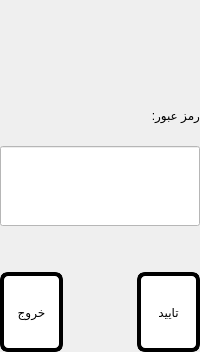
     <widget class="QWidget" name="tabOperatorLogin">
      <attribute name="title">
       <string>Page</string>
      </attribute>
      <layout class="QGridLayout" name="gridLayout_4">
       <property name="leftMargin">
        <number>0</number>
       </property>
       <property name="topMargin">
        <number>0</number>
       </property>
       <property name="rightMargin">
        <number>0</number>
       </property>
       <property name="bottomMargin">
        <number>0</number>
       </property>
       <item row="4" column="0">
        <widget class="QPushButton" name="btnExitLogin">
         <property name="minimumSize">
          <size>
           <width>0</width>
           <height>80</height>
          </size>
         </property>
         <property name="styleSheet">
          <string notr="true">border: 4px solid black;
border-radius: 8px;
background-color: rgb(255, 255, 255);</string>
         </property>
         <property name="text">
          <string>خروج</string>
         </property>
        </widget>
       </item>
       <item row="2" column="0" colspan="3">
        <widget class="QFocusableLineEdit" name="txtPassword">
         <property name="minimumSize">
          <size>
           <width>0</width>
           <height>80</height>
          </size>
         </property>
         <property name="styleSheet">
          <string notr="true">background-color: rgb(255, 255, 255);</string>
         </property>
         <property name="echoMode">
          <enum>QLineEdit::Password</enum>
         </property>
        </widget>
       </item>
       <item row="3" column="0" colspan="3">
        <spacer name="verticalSpacer">
         <property name="orientation">
          <enum>Qt::Vertical</enum>
         </property>
         <property name="sizeHint" stdset="0">
          <size>
           <width>20</width>
           <height>40</height>
          </size>
         </property>
        </spacer>
       </item>
       <item row="4" column="2">
        <widget class="QPushButton" name="btnLogin">
         <property name="minimumSize">
          <size>
           <width>0</width>
           <height>80</height>
          </size>
         </property>
         <property name="styleSheet">
          <string notr="true">border: 4px solid black;
border-radius: 8px;
background-color: rgb(255, 255, 255);</string>
         </property>
         <property name="text">
          <string>تایید</string>
         </property>
        </widget>
       </item>
       <item row="1" column="0" colspan="3">
        <widget class="QLabel" name="label">
         <property name="minimumSize">
          <size>
           <width>0</width>
           <height>50</height>
          </size>
         </property>
         <property name="text">
          <string>رمز عبور:</string>
         </property>
        </widget>
       </item>
       <item row="0" column="1">
        <spacer name="verticalSpacer_2">
         <property name="orientation">
          <enum>Qt::Vertical</enum>
         </property>
         <property name="sizeType">
          <enum>QSizePolicy::Fixed</enum>
         </property>
         <property name="sizeHint" stdset="0">
          <size>
           <width>20</width>
           <height>90</height>
          </size>
         </property>
        </spacer>
       </item>
      </layout>
     </widget>
